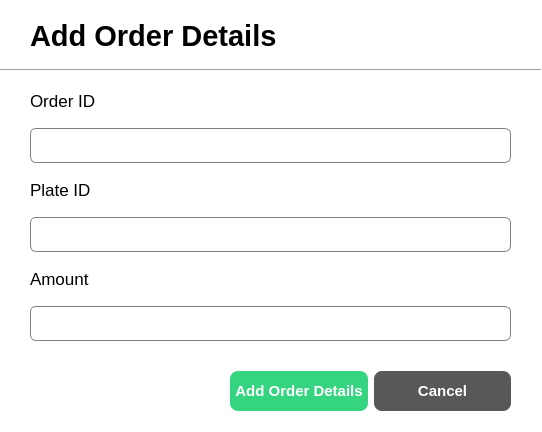
<?xml version="1.0" encoding="UTF-8"?>
<ui version="4.0">
 <class>AddPedidoDetallesDialog</class>
 <widget class="QDialog" name="AddPedidoDetallesDialog">
  <property name="geometry">
   <rect>
    <x>0</x>
    <y>0</y>
    <width>542</width>
    <height>432</height>
   </rect>
  </property>
  <property name="windowTitle">
   <string>Add order details Dialog</string>
  </property>
  <property name="styleSheet">
   <string notr="true">QDialog{
	background-color: white;
}

QLineEdit{
	border: 1px solid gray;
	border-radius: 6px;
	padding-left: 15px;
height: 35px;
}

</string>
  </property>
  <widget class="QLabel" name="label">
   <property name="geometry">
    <rect>
     <x>30</x>
     <y>20</y>
     <width>261</width>
     <height>31</height>
    </rect>
   </property>
   <property name="font">
    <font>
     <pointsize>22</pointsize>
     <bold>true</bold>
    </font>
   </property>
   <property name="text">
    <string>Add Order Details</string>
   </property>
  </widget>
  <widget class="QWidget" name="layoutWidget">
   <property name="geometry">
    <rect>
     <x>30</x>
     <y>80</y>
     <width>481</width>
     <height>261</height>
    </rect>
   </property>
   <layout class="QVBoxLayout" name="verticalLayout_5">
    <item>
     <layout class="QVBoxLayout" name="verticalLayout">
      <item>
       <widget class="QLabel" name="label_2">
        <property name="font">
         <font>
          <pointsize>13</pointsize>
         </font>
        </property>
        <property name="text">
         <string>Order ID</string>
        </property>
       </widget>
      </item>
      <item>
       <widget class="QLineEdit" name="lineEdit_orderID">
        <property name="minimumSize">
         <size>
          <width>0</width>
          <height>35</height>
         </size>
        </property>
        <property name="maximumSize">
         <size>
          <width>16777215</width>
          <height>35</height>
         </size>
        </property>
       </widget>
      </item>
     </layout>
    </item>
    <item>
     <layout class="QVBoxLayout" name="verticalLayout_2">
      <item>
       <widget class="QLabel" name="label_3">
        <property name="font">
         <font>
          <pointsize>13</pointsize>
         </font>
        </property>
        <property name="text">
         <string>Plate ID</string>
        </property>
       </widget>
      </item>
      <item>
       <widget class="QLineEdit" name="lineEdit_plateID">
        <property name="minimumSize">
         <size>
          <width>0</width>
          <height>35</height>
         </size>
        </property>
        <property name="maximumSize">
         <size>
          <width>16777215</width>
          <height>35</height>
         </size>
        </property>
       </widget>
      </item>
     </layout>
    </item>
    <item>
     <layout class="QVBoxLayout" name="verticalLayout_3">
      <item>
       <widget class="QLabel" name="label_4">
        <property name="font">
         <font>
          <pointsize>13</pointsize>
         </font>
        </property>
        <property name="text">
         <string>Amount</string>
        </property>
       </widget>
      </item>
      <item>
       <widget class="QLineEdit" name="lineEdit_amount">
        <property name="minimumSize">
         <size>
          <width>0</width>
          <height>35</height>
         </size>
        </property>
        <property name="maximumSize">
         <size>
          <width>16777215</width>
          <height>35</height>
         </size>
        </property>
       </widget>
      </item>
     </layout>
    </item>
   </layout>
  </widget>
  <widget class="QWidget" name="layoutWidget">
   <property name="geometry">
    <rect>
     <x>230</x>
     <y>370</y>
     <width>281</width>
     <height>42</height>
    </rect>
   </property>
   <layout class="QHBoxLayout" name="horizontalLayout">
    <item>
     <widget class="QPushButton" name="btn_addOrderDetails">
      <property name="minimumSize">
       <size>
        <width>0</width>
        <height>40</height>
       </size>
      </property>
      <property name="styleSheet">
       <string notr="true">QPushButton{
	background-color: #34D481;
	color: white;
	border: none;
	border-radius: 8px;
	font-weight: bold;
	font-size: 15px
}

QPushButton:hover {
    background-color: #28a766; 
    cursor: pointer;
}</string>
      </property>
      <property name="text">
       <string>Add Order Details</string>
      </property>
     </widget>
    </item>
    <item>
     <widget class="QPushButton" name="btn_cancel">
      <property name="minimumSize">
       <size>
        <width>0</width>
        <height>40</height>
       </size>
      </property>
      <property name="styleSheet">
       <string notr="true">QPushButton{
	background-color: #585858;
	color: white;
	border: none;
	border-radius: 8px;
	font-weight: bold;
	font-size: 15px
}

QPushButton:hover {
    background-color: #7a7a7a;
    cursor: pointer; 
}</string>
      </property>
      <property name="text">
       <string>Cancel</string>
      </property>
     </widget>
    </item>
   </layout>
  </widget>
  <widget class="Line" name="line">
   <property name="geometry">
    <rect>
     <x>0</x>
     <y>60</y>
     <width>541</width>
     <height>20</height>
    </rect>
   </property>
   <property name="orientation">
    <enum>Qt::Horizontal</enum>
   </property>
  </widget>
 </widget>
 <resources/>
 <connections/>
</ui>
